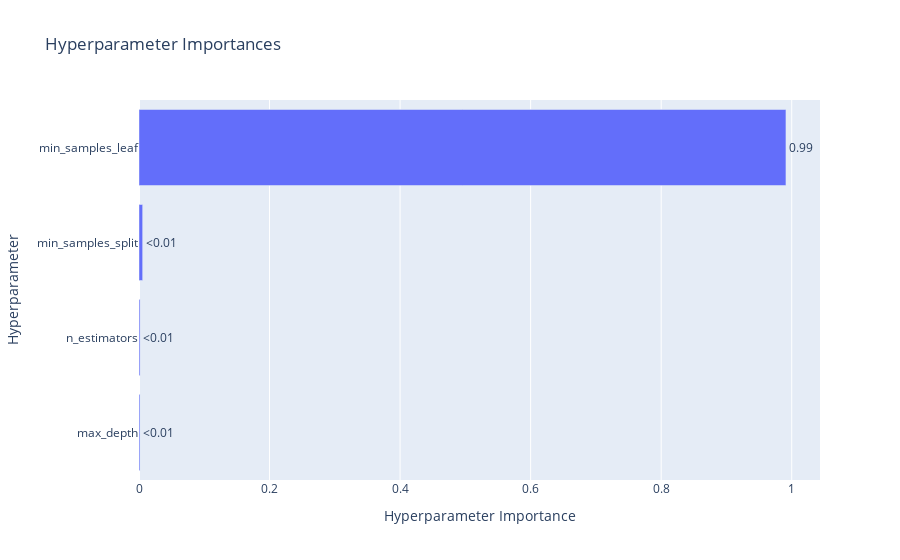

The code cell stored with this chart in its notebook:
### Code cell
# Visualize the importance of each hyperparameter in the optimization process.
# - `plot_param_importances(study)` shows which hyperparameters had the most significant impact on the objective function.

optuna.visualization.plot_param_importances(study)

### Figure 1 — Plotly figure (JSON) as saved in the notebook; plotly's stock layout.template omitted (floating-point values rounded to 4 significant figures)
{"data": [{"cliponaxis": false, "hovertemplate": ["max_depth (IntDistribution): 0.0015731496462401734<extra></extra>", "n_estimators (IntDistribution): 0.0016617036198788568<extra></extra>", "min_samples_split (IntDistribution): 0.005609603817971043<extra></extra>", "min_samples_leaf (IntDistribution): 0.9911555429159099<extra></extra>"], "name": "Objective Value", "orientation": "h", "text": ["<0.01", "<0.01", "<0.01", "0.99"], "textposition": "outside", "type": "bar", "x": [0.001573, 0.001662, 0.00561, 0.9912], "y": ["max_depth", "n_estimators", "min_samples_split", "min_samples_leaf"]}], "layout": {"title": {"text": "Hyperparameter Importances"}, "xaxis": {"title": {"text": "Hyperparameter Importance"}}, "yaxis": {"title": {"text": "Hyperparameter"}}}}
